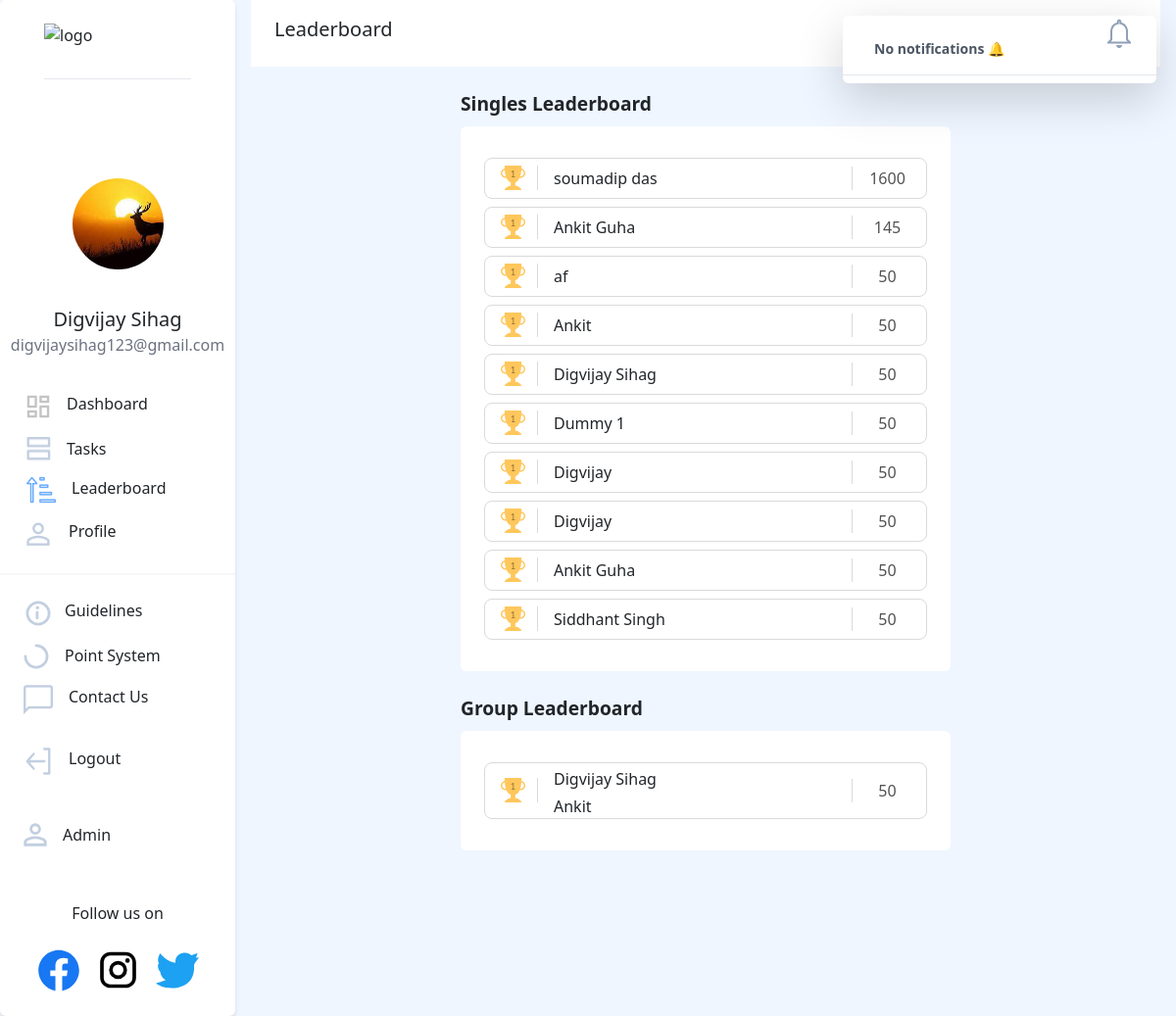
Screenshot of /leaderboard/ (signed in) with the database file from the repository.
### users/models.py (models this page shows, shortened)
class NewUser(AbstractBaseUser, PermissionsMixin):
    id = models.SlugField(primary_key=True, default=uuid.uuid4)
    alcherid = models.CharField(
        max_length=9, blank=True, unique=True, default=create_new_ref_number)
    img = models.ImageField(
        upload_to="image-uploads/", default='image-uploads/user.png')
    email = models.EmailField(_('email address'), unique=True)
    username = models.CharField(max_length=150, unique=False, default="user")
    firstname = models.CharField(max_length=150, blank=True)
    phone = PhoneNumberField(unique=False, blank=True)
    graduation_year = models.CharField(max_length=200, unique=False)
    college_state = models.CharField(max_length=200, unique=False)
    college_city = models.CharField(max_length=200, unique=False)
    college_name = models.CharField(max_length=200, unique=False)
    position_of_responsibility = models.CharField(
        max_length=200, unique=False, blank=True)
    interested_modules = models.CharField(
        max_length=200, unique=False, blank=True)
    instahandle = models.CharField(
        max_length=200, blank=True, null=True, unique=True, )
    referred_by = models.CharField(
        max_length=9, blank=True)
    referrals = models.IntegerField(default=0)
    date_joined = models.DateTimeField(default=timezone.now)
    provider = models.CharField(max_length=200, unique=False, default="email")
    about = models.TextField(_('about'), max_length=500, blank=True)
    is_staff = models.BooleanField(default=False)
    is_active = models.BooleanField(default=False)
    objects = CustomAccountManager()
    points = models.IntegerField(default=50)
    tasks = models.IntegerField(default=0)
    USERNAME_FIELD = 'email'
    REQUIRED_FIELDS = ['firstname']

class UserGroup(models.Model):
    id = models.SlugField(primary_key=True, default=uuid.uuid4)
    leader = models.ForeignKey(
        'NewUser', related_name='leader', on_delete=models.CASCADE)
    executive = models.ForeignKey(
        'NewUser', related_name='executive', on_delete=models.CASCADE)
    college_state = models.CharField(max_length=200, unique=False)
    college_city = models.CharField(max_length=200, unique=False)
    college_name = models.CharField(max_length=200, unique=False)
    referred_by = models.CharField(
        max_length=9, blank=True)

### dashboard/views.py (the view)
# urls.py: path('leaderboard/', dashboard_views.leaderboard, name='leaderboard'),
@login_required
def leaderboard(request):
    notification_list = Notifications.objects.filter(
            Q(user=request.user) | Q(user=None)).order_by('-created_on')
    isread = True
    notification_list = Notifications.objects.filter(
        Q(user=request.user) | Q(user=None)).order_by('-created_on')
    for notif in notification_list:
        if not notif.isread:
            isread = False
            break
    users = NewUser.objects.all().order_by('-points')[:10]
    groupUsers=UserGroup.objects.all().order_by('-leader')[:5]
    paginator1 = Paginator(users,5)
    paginator2 = Paginator(groupUsers,5)
    page_number1 = request.GET.get('page')
    page_number2 = request.GET.get('page')
    page_obj1= paginator1.get_page(page_number1)
    page_obj2= paginator2.get_page(page_number2)
    context = {
        'heading': "Leaderboard",
        'users': users,
        'grpusers': groupUsers,
        'notification_list': notification_list, 'isread': isread,
        'index': page_obj1,
        'index1':page_obj2,
    }
    return render(request, 'dashboard/complete_leaderboard.html', context)

### templates/dashboard/complete_leaderboard.html (shortened to what this page needs)
{% extends '../basic.html'%}
{% load static %}
{% block body %}
<body class="bg-blue-50 ">
    <div class="flex">
        {% include "../navbar.html" %}
        <div style="display: flex; flex-direction: row; justify-content: space-evenly; flex-wrap: wrap;">
            <div class="leaderboard1" style="display:flex; flex-direction: column;">
                <div class="mt-4" style="font-size: larger;font-weight: bolder;">Singles Leaderboard</div>
                <div class="flex">
                    <div class="bg-white mt-2 rounded p-6" style="width:500px;">
                        {% for user in users %}
                        <div class="px-3 my-2"
                            style="border: 1px solid rgb(218, 218, 218); border-radius: 8px; display: flex; align-items: center;">
                            <div class="pr-3" style="border-right: 1px solid rgb(218, 218, 218)"><img
                                    src="{% static 'images/gold.png' %}"></div>
                            <div class="ml-4 my-2">{{ user.firstname }} {{ user.lastname }}</div>
                            <div class="ml-auto pl-3"
                                style="border-left: 1px solid rgb(218, 218, 218);color: rgb(82, 82, 82); width:60px; text-align: center;">
                                {{ user.points }}</div>
                        </div>
                        {% endfor %}
                    </div>
                </div>
            </div>
            <div class="leaderboard2" style="display:flex; flex-direction: column;">
                <div class="mt-4" style="font-size: larger;font-weight: bolder;">Group Leaderboard</div>
                <div class="flex">
                    <div class="bg-white mt-2 rounded p-6" style="width:500px;">
                        {% for user in grpusers %}
                        <div class="px-3 my-2"
                            style="border: 1px solid rgb(218, 218, 218); border-radius: 8px; display: flex; align-items: center;">
                            <div class="pr-3" style="border-right: 1px solid rgb(218, 218, 218)"><img
                                    src="{% static 'images/gold.png' %}"></div>
                            <div class="names" style="display: flex; flex-direction: column;">
                                <div class="ml-4 " style="margin-top:4px;">{{ user.leader.firstname }} {{ user.leader.lastname }} </div>
                                <div class="ml-4 " style="margin-top:4px;">{{ user.executive.firstname }} {{ user.executive.lastname }}
                                </div>
                            </div>
                            <div class="ml-auto pl-3"
                                style="border-left: 1px solid rgb(218, 218, 218);color: rgb(82, 82, 82); width:60px; text-align: center;">
                                {{ user.leader.points }}</div>
                        </div>
                        {% endfor %}
                    </div>
                </div>
            </div>
        </div>
    </div>
</body>
{%endblock%}

### templates/navbar.html (shortened to what this page needs)
{% load static %}
<nav class="hidden sm:block bg-white h-screen border-gray-400 rounded ">
  <div class="flex flex-col justify-center bg-white border-gray-400 rounded shadow-md">
    <a href="/"><img src="https://i.ibb.co/28C2v0b/image.png" class="mt-6 mx-auto pb-3 border-b" width="150px"
        height="40px" alt="logo" border="0" /></a>
    <div class="flex flex-col justify-center" style="margin:1.5vh 0;align-items: center;">
      <div id="profile-value" class="absolute">
        <img src="{{request.user.img.url}}" width="93px" alt="profile pic" border="0" class="mx-auto rounded-full">
      </div>
      <div class="pt-4 font-medium text-xl text-center" style="margin-top:-60px;">{{request.user.firstname}}</div>
      <div class="text-gray-500 text-base font-normal text-center">{{request.user.email}}</div>
    </div>
    <div class="elements flex flex-col justify-center" style="margin:1vh 0;padding:1vh 0">
      <div>
        <a href="{% url 'dashboard_page' %}"
          class="rounded-full flex flex-nowrap pl-6 w-60 hover:border-0 hover:bg-gray-100 hover:no-underline"
          style="padding-top:1vh;padding-bottom:1vh">
          {% if heading == 'Dashboard' %}
          <img src="{% static 'icons/dashboard-active.png' %}" />
          {% else %}
          <img src="{% static 'icons/dashboard.png' %}" />
          {% endif %}
          <p class="pl-4 hover:no-underline" style="transform: translate(-2px,0)">Dashboard</p>
        </a>
      </div>
      <div>
        <a href="{% url 'tasks' %}"
          class="rounded-full flex flex-nowrap pl-6 w-60 hover:border-0 hover:bg-gray-100 hover:no-underline"
          style="padding-top:1vh;padding-bottom:1vh; transform: translate(3px,0)">
          {% if heading == 'Tasks' %}
          <img src="{% static 'icons/tasks-active.png' %}" />
          {% else %}
          <img src="{% static 'icons/tasks.png' %}" />
          {% endif %}
          <p class="pl-4 hover:no-underline">Tasks</p>
        </a>
      </div>
      <div>
        <a href="{% url 'leaderboard' %}"
          class="rounded-full flex flex-nowrap pl-6 w-60 hover:border-0 hover:bg-gray-100 hover:no-underline"
          style="padding-top:1vh;padding-bottom:1vh; transform: translate(3px,0)">
          {% if heading == 'Leaderboard' %}
          <img src="{% static 'icons/leaderboard-active.png' %}" />
          {% else %}
          <img src="{% static 'icons/leaderboard.png' %}" />
          {% endif %}
          <p class="pl-4 hover:no-underline">Leaderboard</p>
        </a>
      </div>
      <div>
        <a href="{% url 'profile' %}"
          class="rounded-full flex flex-nowrap w-60 pl-6 hover:border-0 hover:bg-gray-100 mb-3 hover:no-underline"
          style="cursor:pointer;padding-top:1vh;padding-bottom:1vh">
          {% if heading == 'Profile' %}
          <img src="{% static 'icons/profile-active.png' %}" />
          {% else %}
          <img src="{% static 'icons/profile.png' %}" />
          {% endif %}
          <p class="pl-4 no-underline">Profile</p>
        </a>
      </div>
      <hr class="border bg-gray-200" />
      <a href="{% url 'guidelines' %}"
        class="rounded-full flex flex-nowrap w-60 pl-6 hover:border-0 hover:bg-gray-100 hover:no-underline mt-3"
        style="cursor:pointer;padding-top:1vh;padding-bottom:1vh">
        <p class="pl-3 no-underline">Guidelines</p>
      </a>
      <a href="{% url 'scoring' %}"
        class="rounded-full flex flex-nowrap w-60 pl-6 hover:border-0 hover:bg-gray-100 hover:no-underline"
        style="cursor:pointer;padding-top:1vh;padding-bottom:1vh">
        <p class="pl-4 no-underline">Point System</p>
      </a>
      <a href="{% url 'contactus' %}"
        class="rounded-full flex flex-nowrap w-60 pl-6 hover:border-0 hover:bg-gray-100 hover:no-underline"
        style="cursor:pointer;padding-top:1vh;padding-bottom:1vh">
        {% if heading == 'Contact us' %}
        <img src="{% static 'icons/contactus-active.png' %}" />
        {% else %}
        <img src="{% static 'icons/contactus.png' %}" />
        {% endif %}
        <p class="pl-4 no-underline">Contact Us</p>
      </a>
      <a href="{% url 'logout' %}"
        class="side rounded-full flex flex-nowrap py-4 pl-6 w-60 hover:border-0 hover:bg-gray-100 hover:no-underline"
        style="cursor:pointer;padding-top:1vh;padding-bottom:1vh">
        <p class="pl-4 no-underline">Logout</p>
      </a>
      {% if request.user.is_staff %}
      <a href="/admin"
        class="rounded-full flex flex-nowrap py-4 w-60 pl-6 hover:border-0 hover:bg-gray-100 mb-3 hover:no-underline"
        style="cursor:pointer;padding-top:1vh;padding-bottom:1vh">
        <p class="pl-4 no-underline">Admin</p>
      </a>
      {%endif%}
    </div>
    <div>
      <div style="text-align:center">
        <p class="px-8" style="font-weight:500;">Follow us on</p>
        <div class=" flex justify-center space-x-4 m-4">
          <a style="cursor:pointer;" href="https://www.facebook.com/alcheringaiitg" target="_blank"></a>
          <a style="cursor:pointer;" href="https://www.instagram.com/alcheringaiitg/" target="_blank"></a>
          <a style="cursor:pointer;" href="https://twitter.com/alcheringaiitg" target="_blank"></a>
        </div>
      </div>
    </div>
  </div>
</nav>
<div class="mx-3 flex-grow" x-data="{ dropdownOpen: false }">
  <nav class=" px-6 py-3 flex justify-between bg-white sm:bg-none -mx-4 mx-0">
    <a class=" font-medium text-xl ">{{ heading }}</a>
    {%include 'navbarnotifications.html'%}
  </nav>

### rows the page displays
NewUser: user.img (picture), user.firstname "Digvijay Sihag", user.email "digvijaysihag123@gmail.com", firstname "Digvijay Sihag", points "50"
NewUser: firstname "soumadip das", points "1600"
NewUser: firstname "Ankit Guha", points "145"
NewUser: firstname "af", points "50"
NewUser: firstname "Ankit", points "50"
NewUser: firstname "Dummy 1", points "50"
NewUser: firstname "Digvijay", points "50"
NewUser: firstname "Digvijay", points "50"
NewUser: firstname "Ankit Guha", points "50"
NewUser: firstname "Siddhant Singh", points "50"
UserGroup: leader.firstname "Digvijay Sihag", executive.firstname "Ankit", leader.points "50"

### other values shown
{{ heading }} "Leaderboard"
